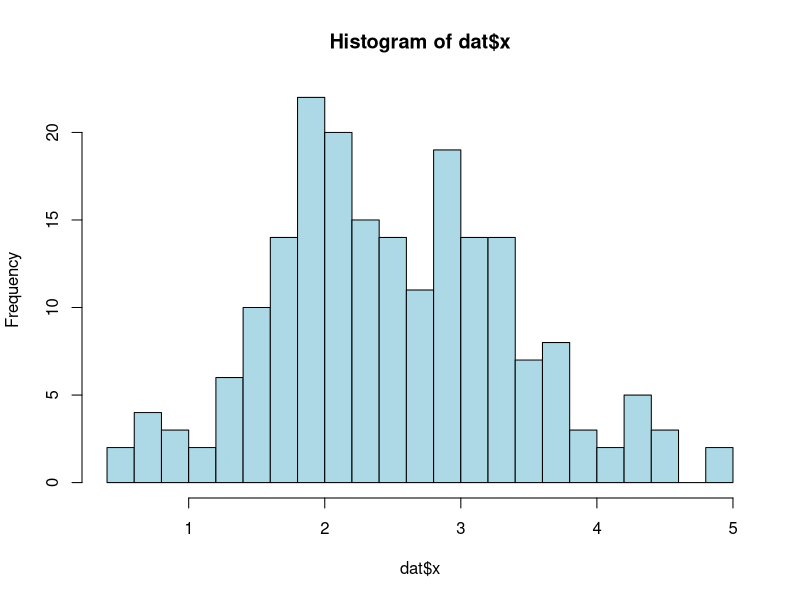
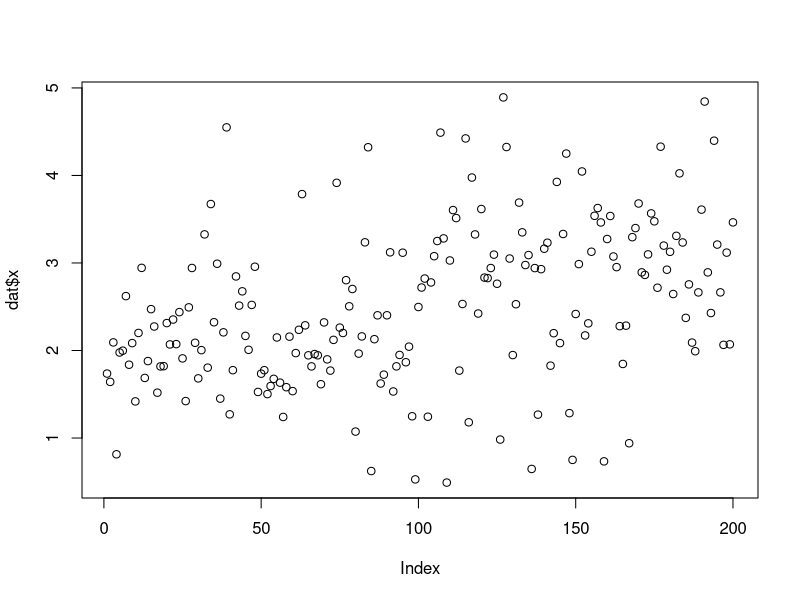

These figures' R source, in order:
## ---- chunk 1
# Read in data: 
dat = read.csv('measurements.csv')
View(dat)
## ---- chunk 2
hist(dat$x,
     breaks=20,
     col='lightblue')

plot(dat$x)
